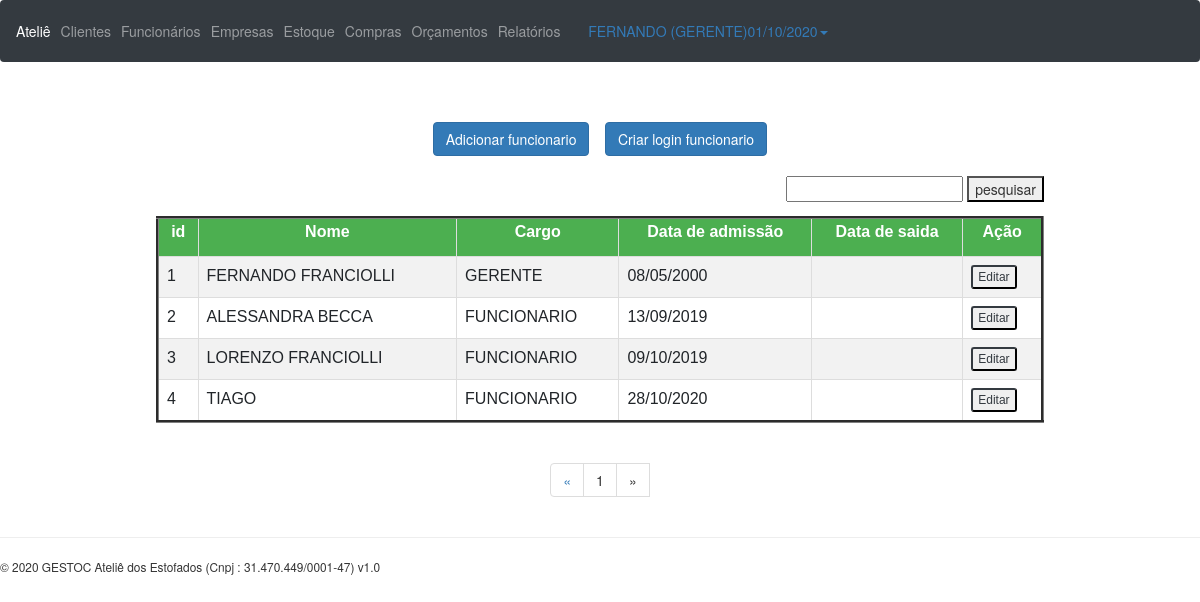
The app's page /funcionarios.php (signed in), older data.
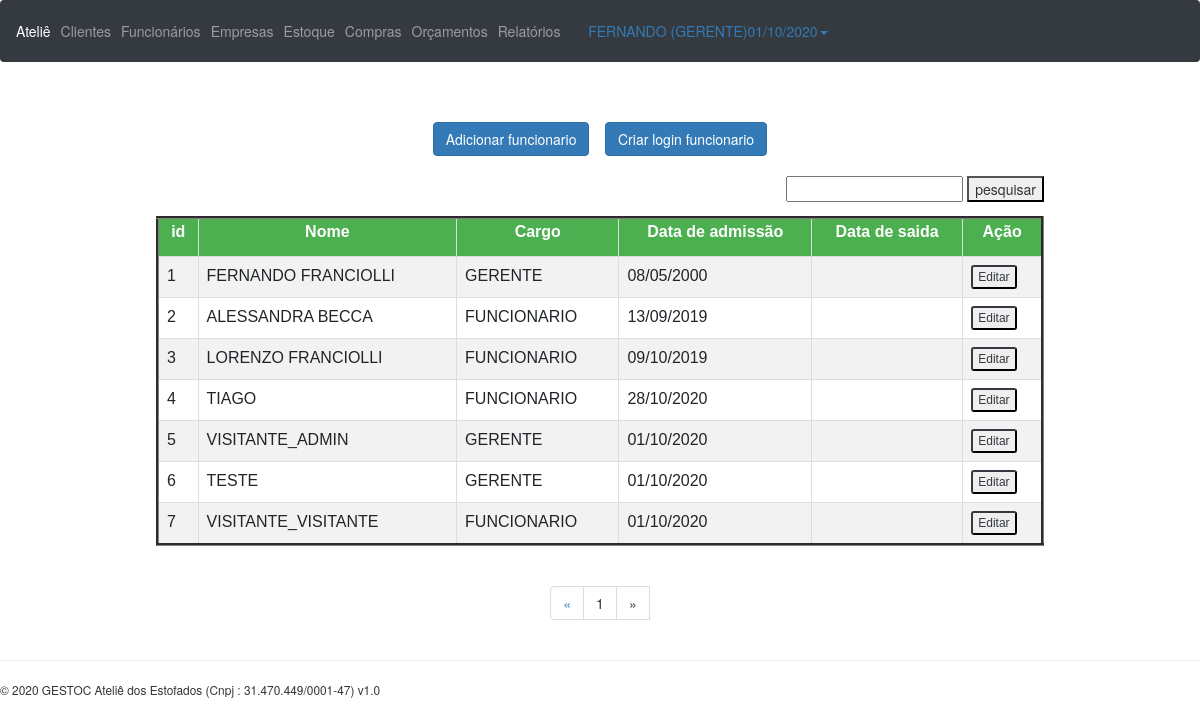
The same page, newer data.
### tables this page shows
CREATE TABLE `funcionario` (
  `id_funcionario` int(10) UNSIGNED NOT NULL,
  `pessoa_id` int(10) UNSIGNED NOT NULL,
  `cargo` varchar(11) NOT NULL,
  `data_adm` date NOT NULL,
  `data_saida` date DEFAULT NULL
);

CREATE TABLE `pessoa` (
  `id_pessoa` int(10) UNSIGNED NOT NULL,
  `nome` varchar(45) NOT NULL,
  `cpf` varchar(11) NOT NULL,
  `data_nasc` date NOT NULL,
  `email` varchar(45) NOT NULL,
  `telefone` varchar(16) DEFAULT NULL,
  `endereco_id` int(10) UNSIGNED NOT NULL
);

### funcionarios.php (the view, shortened to what this page needs)
<?php
require './header.php';
require './conexao/banco.php';
@$pesq = $_GET['pesquisa'];
if ($pesq != null) {
  $pagina = (isset($_GET['pagina']))? $_GET['pagina'] : 1;
  $result_funcionarios = "SELECT * FROM funcionario INNER JOIN pessoa ON id_pessoa = pessoa_id INNER JOIN endereco ON id_endereco = endereco_id WHERE nome LIKE '%$pesq%'";
  $resultado_funcionarios = mysqli_query($conn, $result_funcionarios);
  $total_funcionarios = mysqli_num_rows($resultado_funcionarios);
  $quantidade_pg = $total_funcionarios;
  @$num_pagina = ceil($total_funcionarios/$quantidade_pg);
  $incio = ($quantidade_pg*$pagina)-$quantidade_pg;
  $result_funcionarios = "SELECT * FROM funcionario INNER JOIN pessoa ON id_pessoa = pessoa_id INNER JOIN endereco ON id_endereco = endereco_id WHERE nome LIKE '%$pesq%' LIMIT $incio, $quantidade_pg";
  $resultado_funcionarios = mysqli_query($conn, $result_funcionarios);
} else {
$pagina = (isset($_GET['pagina']))? $_GET['pagina'] : 1;
$result_funcionarios = "SELECT * FROM funcionario INNER JOIN pessoa ON id_pessoa = pessoa_id INNER JOIN endereco ON id_endereco = endereco_id";
$resultado_funcionarios = mysqli_query($conn, $result_funcionarios);
$total_funcionarios = mysqli_num_rows($resultado_funcionarios);
$quantidade_pg = $total_funcionarios;
@$num_pagina = ceil($total_funcionarios/$quantidade_pg);
$incio = ($quantidade_pg*$pagina)-$quantidade_pg;
$result_funcionarios = "SELECT * FROM funcionario INNER JOIN pessoa ON id_pessoa = pessoa_id INNER JOIN endereco ON id_endereco = endereco_id LIMIT $incio, $quantidade_pg";
$resultado_funcionarios = mysqli_query($conn, $result_funcionarios);
}
?>
<formbotao>
<button type="button" class="btn btn-primary view_data" id= "button_add" data-toggle="modal" data-target="#funcionario_add_Modal">Adicionar funcionario</button>
<button type="button" class="btn btn-primary view_data" id= "button_login" data-toggle="modal" data-target="#funcionario_login_Modal">Criar login funcionario</button>
</formbotao>
<br>
<div class="table-responsive-xl container theme-showcase" role="main">
  <form class="pesq" id="pesquisa_funcionario" method="get" action="#">
      <input type="text" name="pesquisa" id="pesquisa" value="<?php echo $pesq; ?>"></input>
      <button type="hide" onclick="submitar(1)"> pesquisar </button>
  </form>
  <table align="center" border="3" class="sortable table table-hover table table-sm" id="listar_clientes" class="display">
    <tr>
      <th>id</th>
      <th>Nome</th>
      <th>Cargo</th>
      <th>Data de admissão</th>
      <th>Data de saida</th>
      <th>Ação</th>
    </tr>
    <?php while ($funcionario = mysqli_fetch_array($resultado_funcionarios)) {?>
      <tr>
        <td><?php echo $funcionario['id_funcionario']; ?></td>
        <td><?php echo $funcionario['nome']; ?></td>
        <td><?php echo $funcionario['cargo']; ?></td>
        <td><?php echo date ('d/m/Y', strtotime ($funcionario['data_adm'])); ?></td>
        <td><?php if (date ('d/m/Y', strtotime ($funcionario['data_saida']))=="01/01/1970" || "30/11/-0001") {
        } ?></td>
        <td>
          <div class="btn-group">
          <button type="button" class="btn-xs btn-outline-dark view_data" data-toggle="modal" data-target="#funcionarioModal" data-id = "<?php echo $funcionario['id_funcionario']; ?>"
            data-nome="<?php echo $funcionario['nome']; ?>" data-cargo="<?php echo $funcionario['cargo']; ?>" data-adm="<?php echo $funcionario['data_adm']; ?>" data-saida="<?php echo $funcionario['data_saida']; ?>"
            data-cpf="<?php echo $funcionario['cpf']; ?>" data-nasc="<?php echo $funcionario['data_nasc']; ?>" data-pessoa_id = "<?php echo $funcionario['pessoa_id']; ?>"
            data-email="<?php echo $funcionario['email']; ?>" data-telefone="<?php echo $funcionario['telefone']; ?>" data-endereco_id="<?php echo $funcionario['endereco_id']; ?>" data-rua="<?php echo $funcionario['rua']; ?>"
            data-numero = "<?php echo $funcionario['numero']; ?>" data-complemento = "<?php echo $funcionario['complemento']; ?>" data-cep = "<?php echo $funcionario['cep']; ?>"
            data-bairro = "<?php echo $funcionario['bairro']; ?>" data-cidade = "<?php echo $funcionario['cidade']; ?>" data-estado = "<?php echo $funcionario['estado']; ?>"
            >Editar</button>
          </div>
          </td>
        </tr>
      <?php } ?>
    </table>
</div>
<?php
      $pagina_anterior = $pagina - 1;
      $pagina_posterior = $pagina + 1;
    ?>
    <nav class="text-center">
      <ul class="pagination">
        <li>
          <?php
          if($pagina_anterior != 0){ ?>
            <a onclick="javascript:submitar(<?php echo $pagina_anterior; ?>);" />
              <span aria-hidden="true">&laquo;</span>
            </a>
          <?php }else{ ?>
            <span aria-hidden="true">&laquo;</span>
        <?php }  ?>
        </li>
        <?php
        for($i = 1; $i < $num_pagina + 1; $i++){ ?>
          <li><a onclick="javascript:submitar(<?php echo $i; ?>);" /><?php echo $i; ?>
        <?php } ?>
          <?php
          if($pagina_posterior <= $num_pagina){ ?>
            <a onclick="javascript:submitar(<?php echo $pagina_posterior; ?>);" />
              <span aria-hidden="true">&raquo;</span>
            </a>
          <?php }else{ ?>
            <li><span aria-hidden="true">&raquo;</span></li>
        <?php }  ?>
        </li>
      </ul>
    </nav>
<?php
require "./footer.php";
?>

### header.php (shortened to what this page needs)
<!DOCTYPE html>
<html>
<head>
      <link rel="stylesheet" href="https://stackpath.bootstrapcdn.com/bootstrap/4.3.1/css/bootstrap.min.css">
      <link rel="stylesheet" href="https://maxcdn.bootstrapcdn.com/bootstrap/3.4.0/css/bootstrap.min.css">
      <link rel="stylesheet" type="text/css" href="./css/style.css">
    	<link href="./css/bootstrap.min.css" rel="stylesheet">
	  </head>
<body>
  <nav class="navbar navbar-expand-sm bg-dark navbar-dark">
    <ul class="navbar-nav">
      <li class="nav-item active">
        <a class="nav-link" href="inicial.php">Ateliê</a>
      </li>
      <li class="nav-item">
        <a class="nav-link" href="clientes.php">Clientes</a>
      </li>
      <?php if ($_SESSION['user_nivel'] == '0') {?>
      <li class="nav-item">
        <a class="nav-link" href="funcionarios.php">Funcionários</a>
      </li>
        <?php } ?>
      <li class="nav-item">
        <a class="nav-link" href="empresas.php">Empresas</a>
      </li>
			<?php if ($_SESSION['user_nivel'] == '0') {?>
				<li class="nav-item">
	        <a class="nav-link" href="materiais.php">Estoque</a>
	      </li>
      <li class="nav-item">
        <a class="nav-link" href="compras.php">Compras</a>
      </li>
        <?php } ?>
			<li class="nav-item">
        <a class="nav-link" href="orcamentos.php">Orçamentos</a>
      </li>
			<?php if ($_SESSION['user_nivel'] == '0') {?>
				<li class="nav-item">
					<a class="nav-link" href="relatorios.php">Relatórios</a>
				</li>
				<?php } ?>
    </ul>
    <ul class="nav pull-right">
      <li>
      <a href="#" data-toggle="dropdown"><i class="icon-unlock">&nbsp&nbsp</i><?php echo $_SESSION['user_name']; ?>&nbsp<?php if ($_SESSION['user_nivel'] == 0) {echo "(GERENTE)";}else{echo "(FUNCIONÁRIO)";} echo date("d/m/Y");?><i class="caret"></i></a>
      </li>
    </ul>
    </nav>
    <br></br>

### footer.php (shortened to what this page needs)
<div class="container_footer">
  <hr>
  <footer>
    <p class="muted"><small>&copy; <?php echo date('Y'); ?> GESTOC Ateliê dos Estofados (Cnpj : 31.470.449/0001-47) v1.0</small></p>
  </footer>
</div>
</body>
</html>

### css/style.css (style rules this page uses)
#listar_clientes { font-family: "Trebuchet MS", Arial, Helvetica, sans-serif; border-collapse: collapse; width: 80%; align: center; }
#listar_clientes td, #listar_clientes th { border: 1px solid #ddd; padding: 8px; }
#listar_clientes tr:nth-child(even) { background-color: #f2f2f2; }
#listar_clientes th { padding-top: 2px; padding-bottom: 12px; text-align: center; background-color: #4CAF50; color: white; }
formbotao { display: flex; align-items: center; justify-content: center; }
.pesq { text-align: right; width: 90%; }
input { text-transform: uppercase; }

Row changes from the older to the newer data that the page shows:
added funcionario: id_funcionario "5", pessoa.nome "VISITANTE_ADMIN", cargo "GERENTE", data_adm "01/10/2020"
added funcionario: id_funcionario "6", pessoa.nome "TESTE", cargo "GERENTE", data_adm "01/10/2020"
added funcionario: id_funcionario "7", pessoa.nome "VISITANTE_VISITANTE", cargo "FUNCIONARIO", data_adm "01/10/2020"
